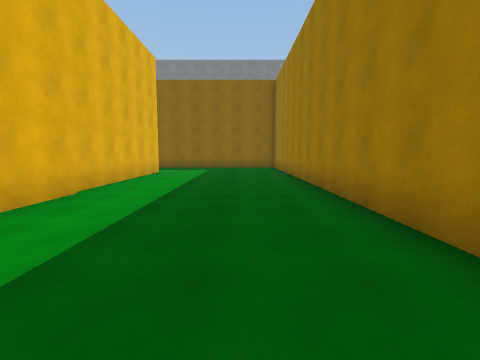
[1] (above)

12 first-person views from a walk through a 3-D level made in the Unity game engine. The camera is 1.5 m above the floor, tilts 6° down and sees 85° across. The floor is counted in squares, 2 m on a side. Each view is taken from the middle of a square. On the plan, view 1 faces up. The plan holds only what a view shows up to about 9 squares ahead; the rest is blank. The place goes on beyond the plan. The player character is not drawn. Surface patterns are stand-ins for the level's own textures.

[2]
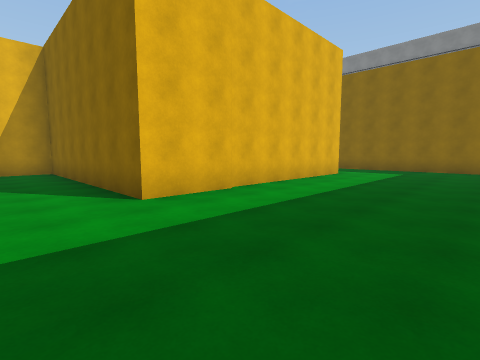

[3]
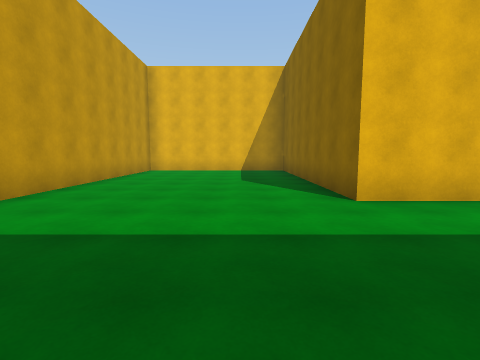

[4]
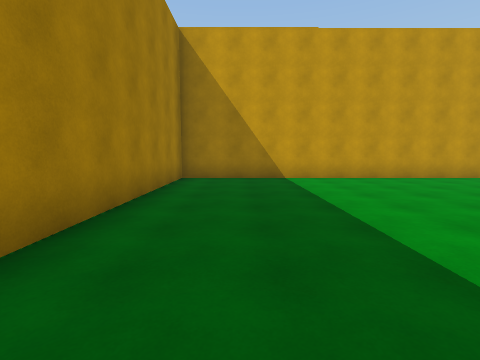

[5]
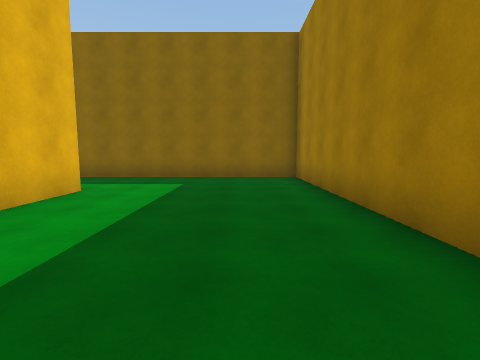

[6]
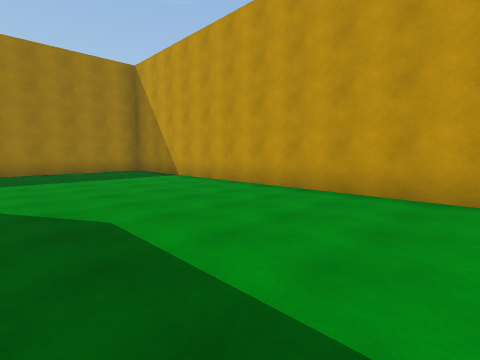

[7]
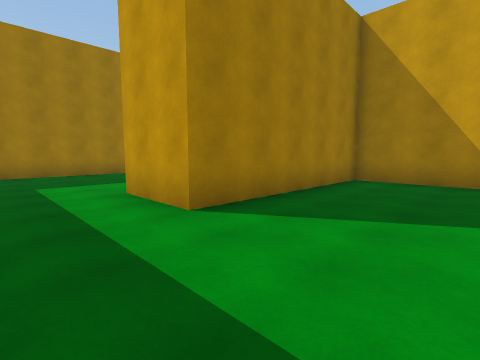

[8]
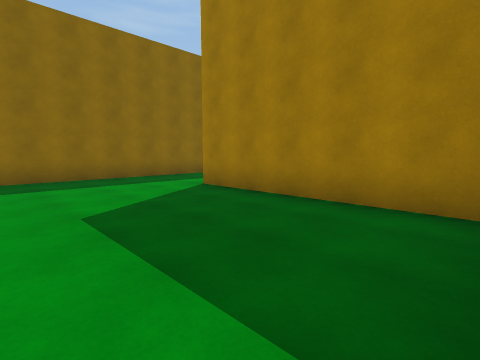

[9]
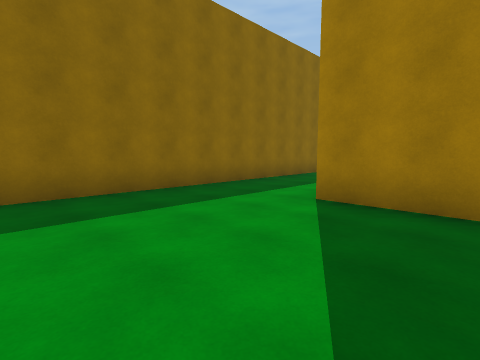

[10]
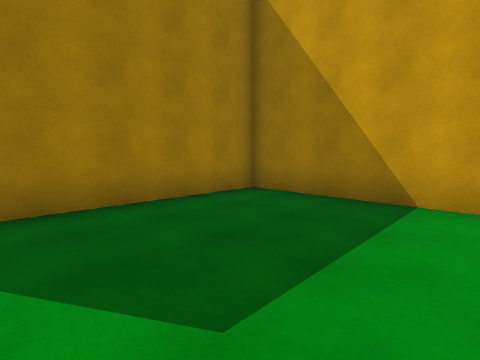

[11]
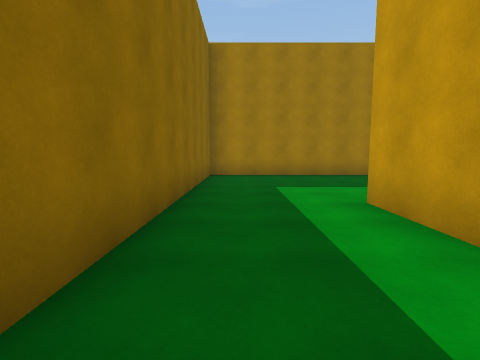

[12]
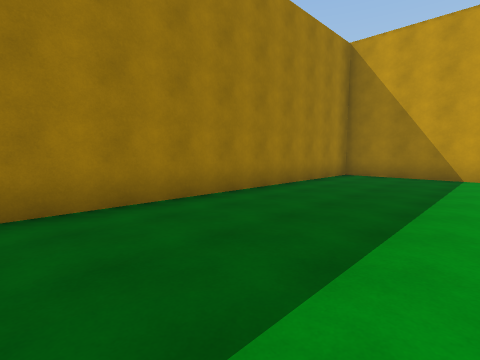

### Floor plan
Points are (right, up) in squares from view 1. A wall is a line through its corners. A room is listed if a view was taken in it or the views show most of it. See-through windows are left out.
Room 1 (views 1, 2, 3, 4, 5, 6, 12)
walls: (-3, 10.1) (-3, 2.8) (-9.5, 2.8); (-8.9, -2.7) (1.7, -2.7) (1.7, 13) (-1.5, 13)
ways out: opening at (-2.5, 11.5) to room 2
Room 2 (views 7, 8, 9, 10, 11)
walls: (-8.9, 4.8) (-5.2, 4.8) (-5.2, 10.1) (-3, 10.1); (-1.5, 13) (-8.9, 13)
ways out: opening at (-2.5, 11.5) to room 1

Where each view was taken, in squares from view 1:
view 1: 0 up, 0 right, facing up
view 2: 1 up, 1 right, facing up-left
view 3: 1 up, 1 right, facing left
view 4: 5 up, 0 right, facing down
view 5: 5 up, 0 right, facing up
view 6: 2 up, 9 left, facing down-right
view 7: 12 up, 8 left, facing down-right
view 8: 5 up, 9 left, facing up-right
view 9: 8 up, 9 left, facing up-right
view 10: 9 up, 9 left, facing down-right
view 11: 12 up, 7 left, facing right
view 12: 6 up, 2 left, facing down-right
